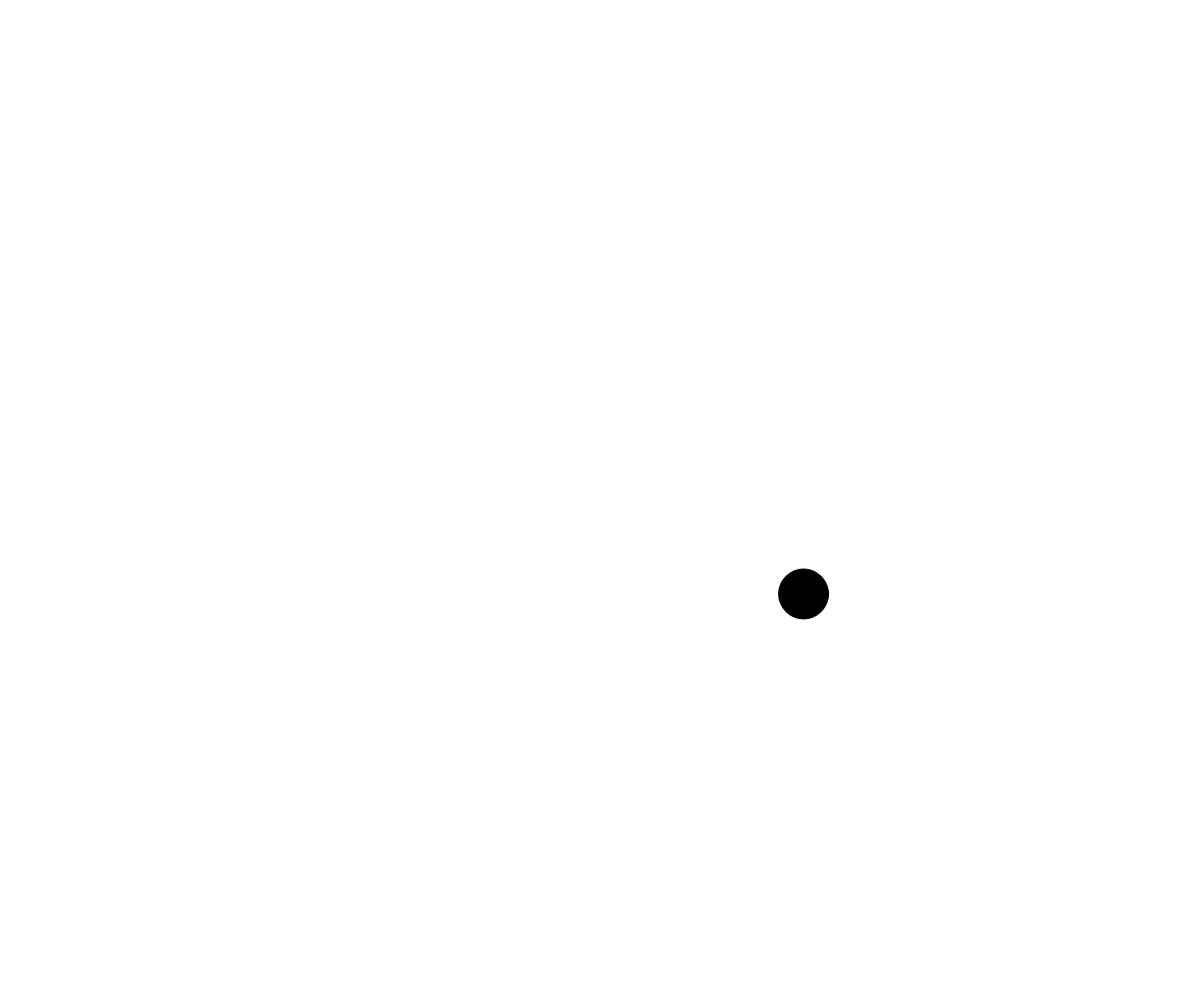
Frame 1 (no input)
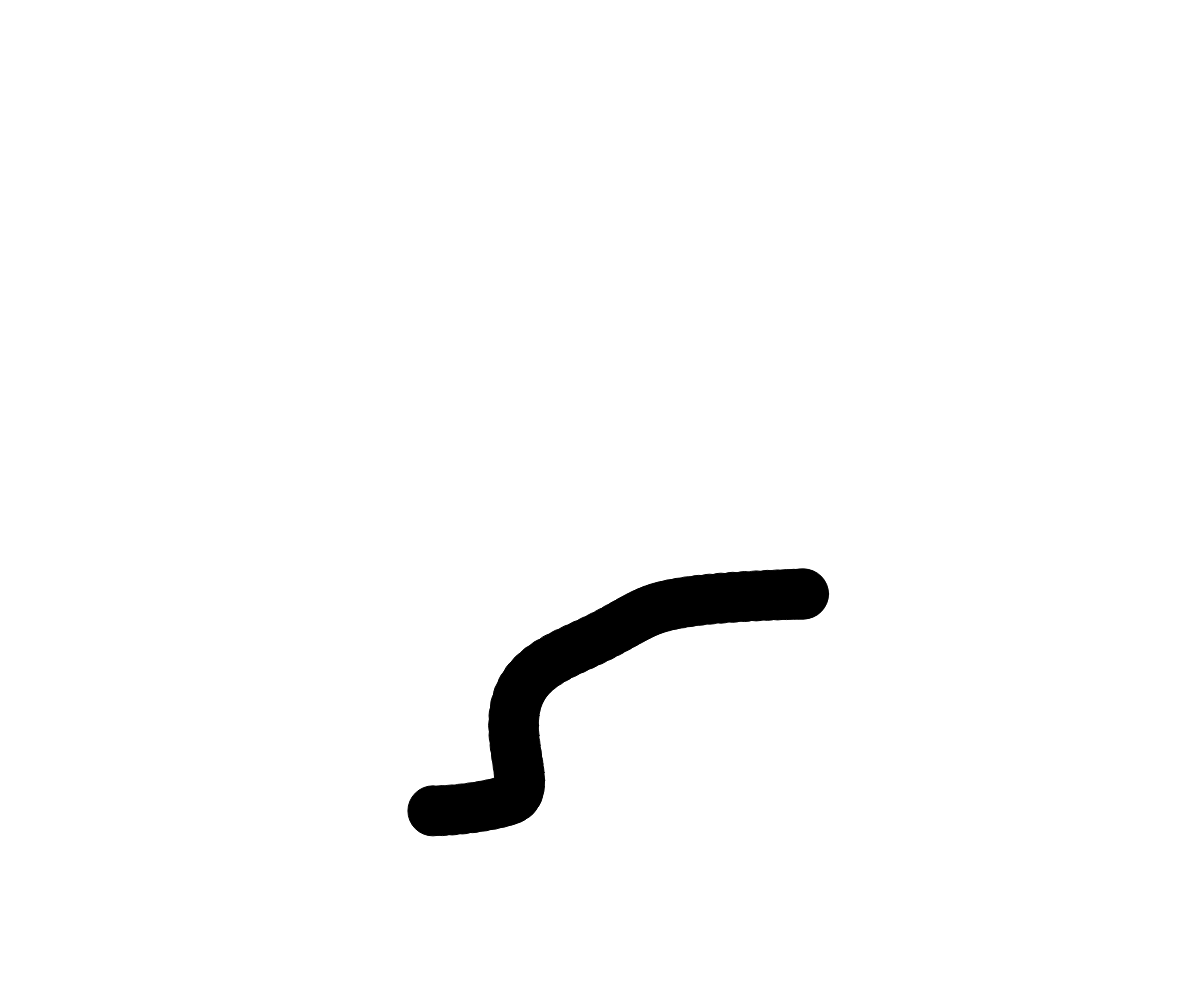
Frame 60 (no input)
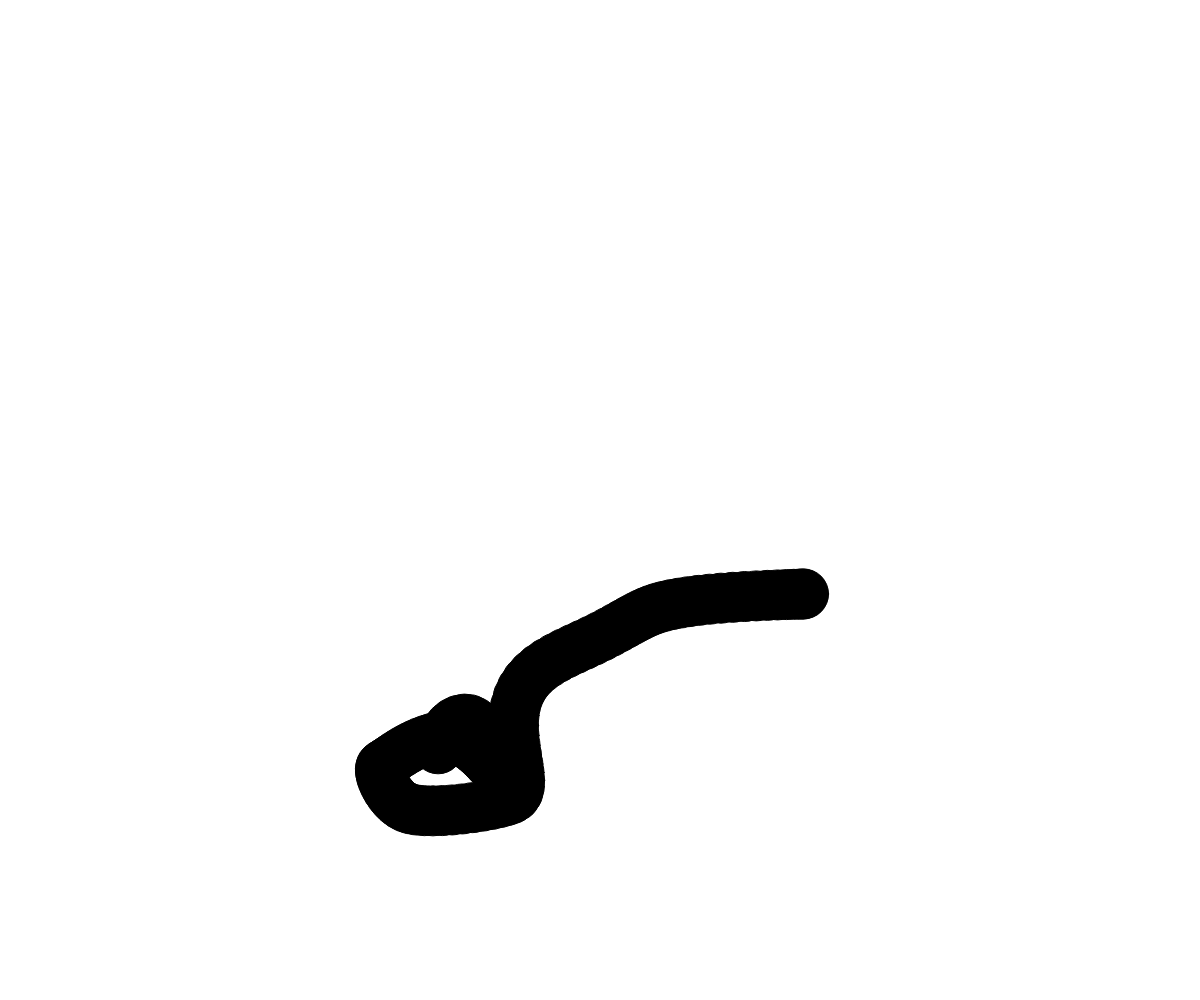
Frame 120 (the mouse pressed at the canvas centre since frame 60)

The p5.js sketch that drew these frames (run headless with seeded random() and noise() and a simulated clock; from frame 60 on, the mouse is pressed at the canvas centre):

// p5.js sketch
// ── sketch.js
// Project Title
// Your Name
// Date
//
// Extra for Experts:
// - describe what you did to take this project "above and beyond"

let x;
let y;
let time = 0;
function setup() {
  createCanvas(windowWidth, windowHeight);
}

function draw() {
  //background(220);
  

  x = noise(time) * width;
  y = noise(time + 1000) * height;
  time += 0.01;
  

  fill("black");
  circle(x, y, 50);
}
